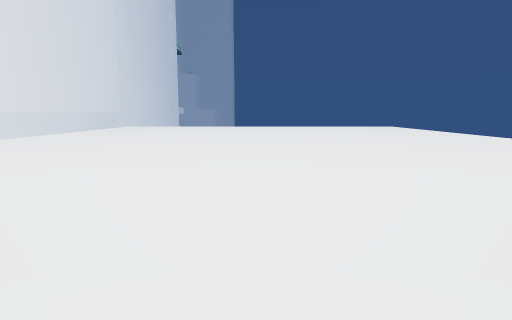
[1] (above)

14 first-person views from a walk through a 3-D level made in the Unity game engine. The camera is 1.3 m above the floor, tilts 8° down and sees 75° across. The floor is counted in squares, 0.5 m on a side. Each view is taken from the middle of a square. On the plan, view 1 faces up. The plan holds only what a view shows up to about 20 squares ahead; the rest is blank. The place goes on beyond the plan. Some animated figures are not drawn.

[2]
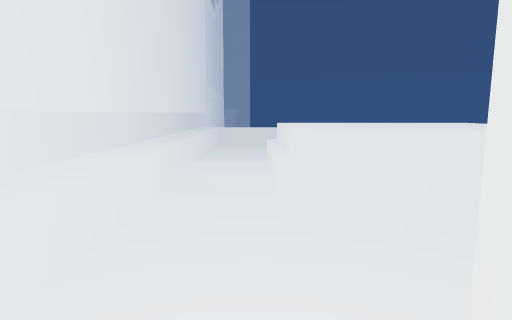

[3]
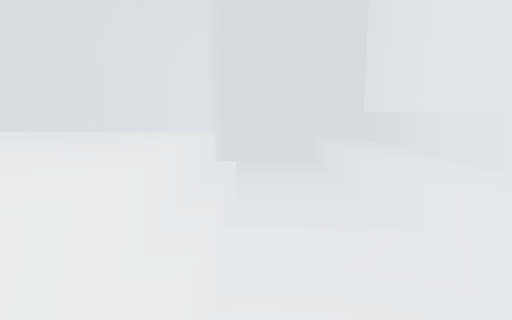

[4]
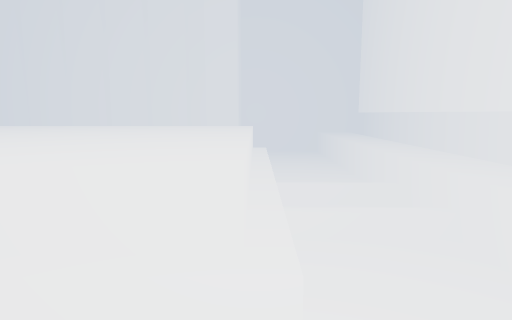

[5]
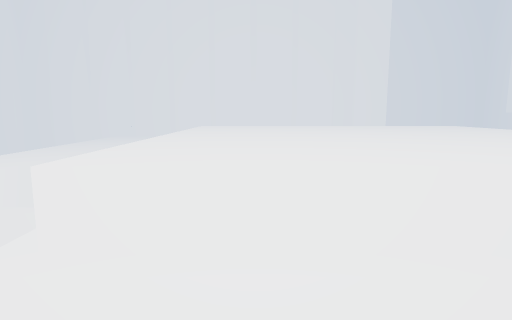

[6]
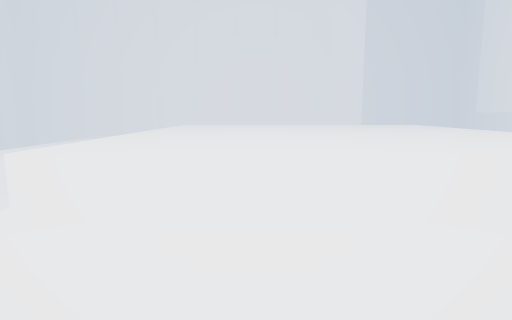

[7]
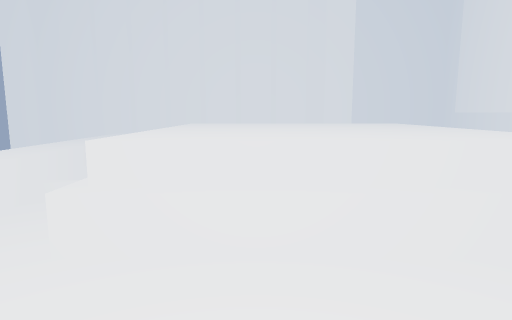

[8]
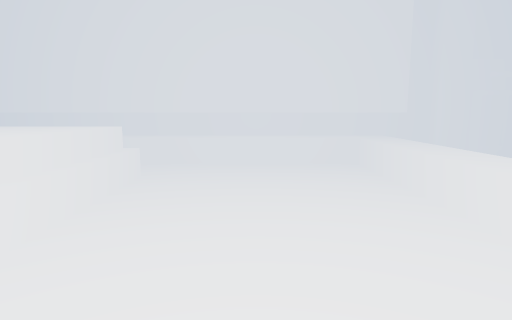

[9]
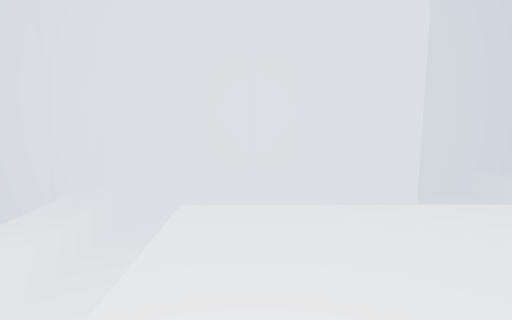

[10]
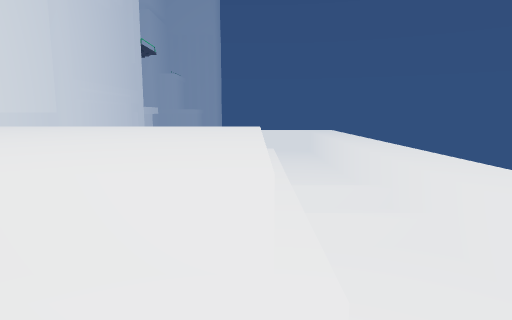

[11]
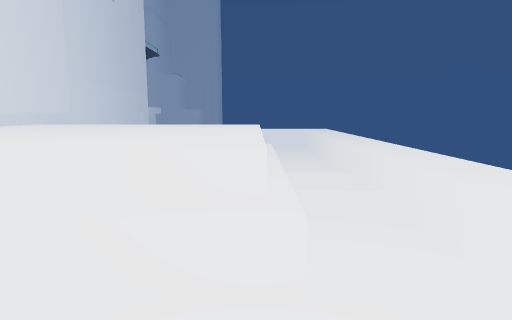

[12]
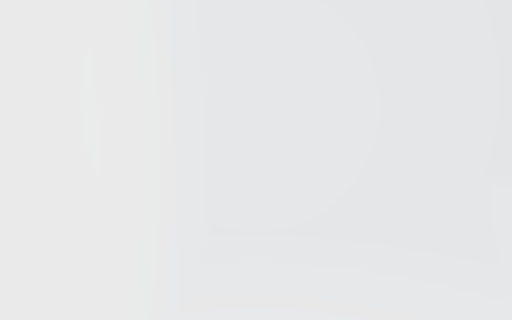

[13]
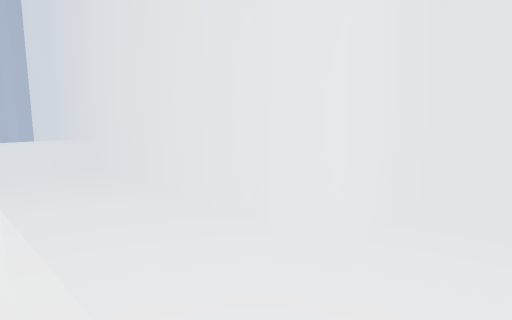

[14]
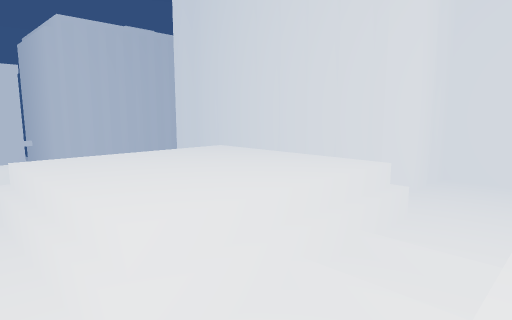

### Floor plan
Key: @ floor where view 1 was taken; # wall or solid block; x gap in a wall; . main floor; : floor 0.75 m higher than the main floor; + floor 1 m higher than the main floor; / step, stairs or slope; = window, fence, low wall or low ledge; v drop or lower ground.
Columns run from 12 left of view 1 to 12 right of it. Each row starts with its distance up from view 1.
 29 ##
 28 #v
 27 v
 26  #
 25  #//////////
 24  #::::::::::::
 23  #:=...........
 22  #:=.............
 21  #:=.............
 20 ##:=.............  ..
 19 ##:=.............  ..v:
 18 ##:=.............  ..v:
 17 ##:=............. ...v:
 16 ##:=............. ...v:/
 15 ##:=.................v:/
 14 ##:=.................v:/
 13  #:=...==========x=..v:/
 12  #:=.../+++++++++//..v:/
 11  #:=.../+++++++++//..v:/
 10  #:=.../+++++++++//..v:/
  9  #://///+++++++++/////:/
  8  #:=.../+++++++++//  v:/
  7  #:=.../+++++++++//..::/
  6  #:=////+++++++++/////:/
  5  #:=.../+++++++++//..v:/
  4  #:=.../+++++++++//..v:/
  3  #:=...///////////...v:/
  2  #:=...//////////....v:/
  1  #:=.................v:/
  0  #:=........@........v:/
 -1  #:=.................v:/
 -2  #:=....###..........v:/
 -3   :=....#################
 -4   :=....#
 -5   :=....#
 -6   :=....#
 -7  ########

Positions as (right, up) in squares from view 1, and headings:
1: (0, 0), facing up
2: (-6, -5), facing up
3: (-6, 12), facing down
4: (-5, 16), facing down
5: (3, 16), facing down
6: (2, 17), facing down
7: (2, 19), facing down
8: (8, 18), facing left
9: (3, 12), facing down
10: (5, 0), facing up
11: (5, -2), facing up
12: (-5, 0), facing down
13: (-7, 3), facing down-right
14: (-10, 15), facing down-right
